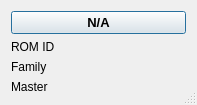
<ui version="4.0" >
 <class>ds1822ui</class>
 <widget class="QDialog" name="ds1822ui" >
  <property name="windowModality" >
   <enum>Qt::NonModal</enum>
  </property>
  <property name="geometry" >
   <rect>
    <x>0</x>
    <y>0</y>
    <width>197</width>
    <height>105</height>
   </rect>
  </property>
  <property name="focusPolicy" >
   <enum>Qt::StrongFocus</enum>
  </property>
  <property name="windowTitle" >
   <string>DS1822</string>
  </property>
  <property name="windowIcon" >
   <iconset resource="../onewire.qrc" >
    <normaloff>:/images/images/kfm_home.png</normaloff>:/images/images/kfm_home.png</iconset>
  </property>
  <property name="autoFillBackground" >
   <bool>true</bool>
  </property>
  <property name="sizeGripEnabled" >
   <bool>true</bool>
  </property>
  <property name="modal" >
   <bool>false</bool>
  </property>
  <layout class="QGridLayout" name="gridLayout" >
   <item row="0" column="0" colspan="2" >
    <widget class="QPushButton" name="valueui" >
     <property name="font" >
      <font>
       <pointsize>10</pointsize>
       <weight>75</weight>
       <bold>true</bold>
      </font>
     </property>
     <property name="autoFillBackground" >
      <bool>false</bool>
     </property>
     <property name="text" >
      <string>N/A</string>
     </property>
    </widget>
   </item>
   <item row="1" column="0" >
    <widget class="QLabel" name="labelromid" >
     <property name="sizePolicy" >
      <sizepolicy vsizetype="Preferred" hsizetype="Preferred" >
       <horstretch>1</horstretch>
       <verstretch>0</verstretch>
      </sizepolicy>
     </property>
     <property name="text" >
      <string>ROM ID</string>
     </property>
    </widget>
   </item>
   <item row="2" column="0" >
    <widget class="QLabel" name="labelfamily" >
     <property name="sizePolicy" >
      <sizepolicy vsizetype="Preferred" hsizetype="Preferred" >
       <horstretch>1</horstretch>
       <verstretch>0</verstretch>
      </sizepolicy>
     </property>
     <property name="text" >
      <string>Family</string>
     </property>
    </widget>
   </item>
   <item row="3" column="0" >
    <widget class="QLabel" name="labelmaster" >
     <property name="sizePolicy" >
      <sizepolicy vsizetype="Preferred" hsizetype="Preferred" >
       <horstretch>1</horstretch>
       <verstretch>0</verstretch>
      </sizepolicy>
     </property>
     <property name="text" >
      <string>Master</string>
     </property>
    </widget>
   </item>
  </layout>
 </widget>
 <resources>
  <include location="../onewire.qrc" />
  <include location="../onewire.qrc" />
 </resources>
 <connections/>
</ui>
